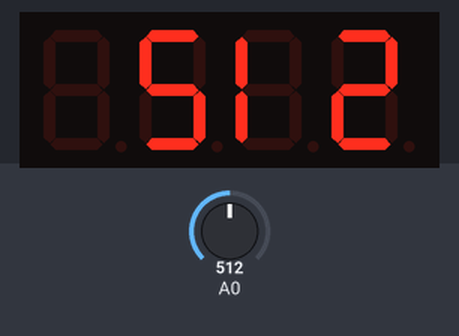
Simulated run of this sketch. Board: Arduino Uno, built with avr-gcc and run on an emulated ATmega328P. Shown: 4-digit seven-segment display. Wiring (inferred from the names in the program): 4-digit 7-segment display, segments lit when LOW: segments pin 2, pin 3, pin 4, pin 5, pin 6, pin 7, pin 8; digit selects pin 9, pin 10, pin 11, pin 12. The inputs (shaded band) are chosen by the test bench; at power-on: A0 = 512. The segment pins are drawn as the display they are named for.

Above: at 1.2 s.
1.3 s: A0 set to 306
At 2.5 s:
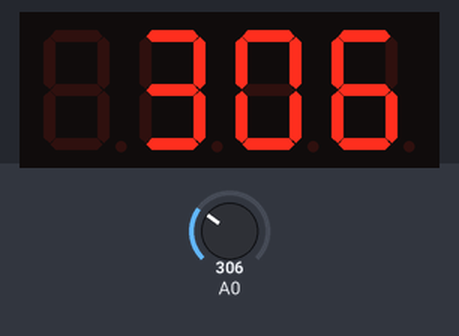
2.8 s: A0 set to 511
At 3.7 s:
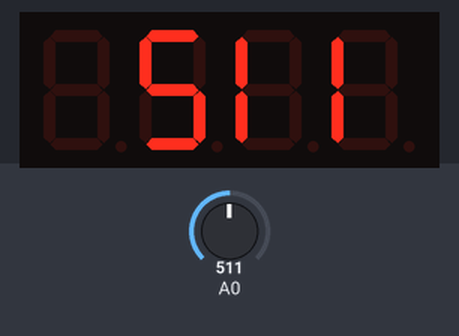
4.3 s: A0 set to 716
At 5.0 s:
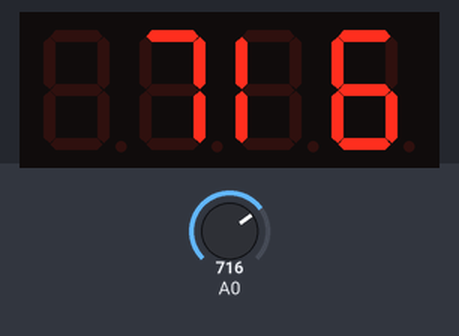
Timing chart, 0 to 7.3 s (numbered marks = the images above; inputs shaded):
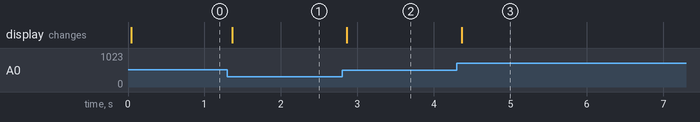

Measured:
- after the input at 1.3 s, the display: changes after 0.06 s (image 1)
- after the input at 2.8 s, the display: changes after 0.06 s (image 2)
- after the input at 4.3 s, the display: changes after 0.06 s (image 3)

The sketch:

show-potentiometer-on-4digit-led.ino
```cpp
/*

@Author Philippe Deslauriers
@public code : use and distribute without any restrictions

Showing number 0-9 on a Common Anode 7-segment LED display
    A
   ---
F |   | B
  | G |
   ---
E |   | C
  |   |
   ---
    D

 */


// pin A0 on board is connected to potentiometer (center pin)
// Pin 2-12 (11 total) are connected to the 7 segments of the display.

//https://www.arduino.cc/en/tutorial/AnalogInput
//https://create.arduino.cc/projecthub/SAnwandter1/programming-4-digit-7-segment-led-display-2d33f8
//https://halckemy.s3.amazonaws.com/uploads/attachments/261205/4_digit_7_segment_display_connections_KaSuFbbPfq.jpg


int pinA = 2;
int pinB = 3;
int pinC = 4;
int pinD = 5;
int pinE = 6;
int pinF = 7;
int pinG = 8;
int D1 = 9;
int D2 = 10;
int D3 = 11;
int D4 = 12;

// the setup routine runs once when you press reset:
void setup() {
  // initialize the digital pins as outputs.
  pinMode(pinA, OUTPUT);
  pinMode(pinB, OUTPUT);
  pinMode(pinC, OUTPUT);
  pinMode(pinD, OUTPUT);
  pinMode(pinE, OUTPUT);
  pinMode(pinF, OUTPUT);
  pinMode(pinG, OUTPUT);
  pinMode(D1, OUTPUT);
  pinMode(D2, OUTPUT);
  pinMode(D3, OUTPUT);
  pinMode(D4, OUTPUT);
}

// "0001" will write "1" if this is set to true
boolean showLeadingZeros = false;

// reformat 0-1023 range to a single 0-9 digit
boolean reformat = false;

//delay after each "printSingleDigit" method
int delayMs = 1;
int potentiometerUpperBound = 1023;

// the loop routine runs over and over again forever:
void loop() {

  //read unformatted
  int value = readPotentiometer();

  //reformat 0-9
  if(reformat){
    //reformat will also stabilize the value, as the potentiomer input is not totally constant (analog input)
    value = formatToZeroToOne(value);
  }

  print(value);

  delay(10);

}


int readPotentiometer(){
  //read potentiometer (middle) on PIN Analog A0 (potetiometer must hasve
  //potentiometer must be connected to 5v  and gronud
  int val = analogRead(A0);
  return val;
}

int formatToZeroToOne(int val){
    //TODO : use a constant
    int increments = potentiometerUpperBound/9;
    int zeroToNine = val/increments;
    return zeroToNine = val/increments;
}

void print(int val){
  int a = (val%10000)/1000;
  int b = (val%1000)/100;
  int c = (val%100)/10;
  int d = val%10;
  int numberArray[4] = {a,b,c,d};
  printArray(numberArray);
}

void printArray(int numbers[4]){


  boolean hasStarted=showLeadingZeros;
  int number;

  for(int i=0;i<4;i++){

      number = numbers[i];

      if(i<3 && number==0 && !hasStarted){
        number = -1; //replace with a blank number
      }else{
        hasStarted = true;
     }

     printSingleDigit(number,i);

  }

}

void printSingleDigit(int n, int led) {

   setLed(led);

   //only print a last digit
   switch(n%10){
     case 0 : zero();
       break;
     case 1 : one();
       break;
     case 2 : two();
       break;
     case 3 : three();
       break;
     case 4 : four();
       break;
     case 5 : five();
       break;
     case 6 : six();
       break;
     case 7 : seven();
       break;
     case 8 : eight();
       break;
     case 9 : nine();
       break;
     default : off();
       break;
    }
    delay(delayMs);


}

void setLed(int led){
  digitalWrite(D1, led==0?HIGH:LOW);
  digitalWrite(D2, led==1?HIGH:LOW);
  digitalWrite(D3, led==2?HIGH:LOW);
  digitalWrite(D4, led==3?HIGH:LOW);
}

void off(){
  digitalWrite(pinA, HIGH);
  digitalWrite(pinB, HIGH);
  digitalWrite(pinC, HIGH);
  digitalWrite(pinD, HIGH);
  digitalWrite(pinE, HIGH);
  digitalWrite(pinF, HIGH);
  digitalWrite(pinG, HIGH);
}

void zero(){
  digitalWrite(pinA, LOW);
  digitalWrite(pinB, LOW);
  digitalWrite(pinC, LOW);
  digitalWrite(pinD, LOW);
  digitalWrite(pinE, LOW);
  digitalWrite(pinF, LOW);
  digitalWrite(pinG, HIGH);
}
void one(){
  digitalWrite(pinA, HIGH);
  digitalWrite(pinB, HIGH);
  digitalWrite(pinC, HIGH);
  digitalWrite(pinD, HIGH);
  digitalWrite(pinE, LOW);
  digitalWrite(pinF, LOW);
  digitalWrite(pinG, HIGH);
}
void two(){
  digitalWrite(pinA, LOW);
  digitalWrite(pinB, LOW);
  digitalWrite(pinC, HIGH);
  digitalWrite(pinD, LOW);
  digitalWrite(pinE, LOW);
  digitalWrite(pinF, HIGH);
  digitalWrite(pinG, LOW);
}
void three(){
  digitalWrite(pinA, LOW);
  digitalWrite(pinB, LOW);
  digitalWrite(pinC, LOW);
  digitalWrite(pinD, LOW);
  digitalWrite(pinE, HIGH);
  digitalWrite(pinF, HIGH);
  digitalWrite(pinG, LOW);
}
void four(){
  digitalWrite(pinA, HIGH);
  digitalWrite(pinB, LOW);
  digitalWrite(pinC, LOW);
  digitalWrite(pinD, HIGH);
  digitalWrite(pinE, HIGH);
  digitalWrite(pinF, LOW);
  digitalWrite(pinG, LOW);
}
void five(){
  digitalWrite(pinA, LOW);
  digitalWrite(pinB, HIGH);
  digitalWrite(pinC, LOW);
  digitalWrite(pinD, LOW);
  digitalWrite(pinE, HIGH);
  digitalWrite(pinF, LOW);
  digitalWrite(pinG, LOW);
}
void six(){
  digitalWrite(pinA, LOW);
  digitalWrite(pinB, HIGH);
  digitalWrite(pinC, LOW);
  digitalWrite(pinD, LOW);
  digitalWrite(pinE, LOW);
  digitalWrite(pinF, LOW);
  digitalWrite(pinG, LOW);
}
void seven(){
  digitalWrite(pinA, LOW);
  digitalWrite(pinB, LOW);
  digitalWrite(pinC, LOW);
  digitalWrite(pinD, HIGH);
  digitalWrite(pinE, HIGH);
  digitalWrite(pinF, HIGH);
  digitalWrite(pinG, HIGH);
}
void eight(){
  digitalWrite(pinA, LOW);
  digitalWrite(pinB, LOW);
  digitalWrite(pinC, LOW);
  digitalWrite(pinD, LOW);
  digitalWrite(pinE, LOW);
  digitalWrite(pinF, LOW);
  digitalWrite(pinG, LOW);
}
void nine(){
  digitalWrite(pinA, LOW);
  digitalWrite(pinB, LOW);
  digitalWrite(pinC, LOW);
  digitalWrite(pinD, LOW);
  digitalWrite(pinE, HIGH);
  digitalWrite(pinF, LOW);
  digitalWrite(pinG, LOW);
}
```
